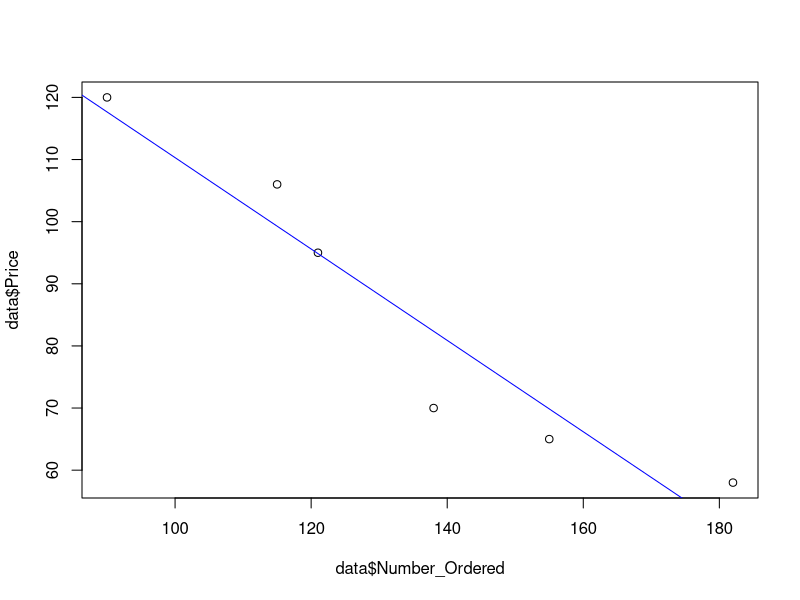

This figure's R source:
# K Srikanth 17ETCS002124
data <- data.frame (Number_Ordered=c(90, 115 ,121, 138, 155, 182),Price=c(120, 106 ,95 ,70 ,65, 58))
data
plot(data$Number_Ordered,data$Price)
linmod = lm(data$Price ~ data$Number_Ordered)
abline(data$Number_Ordered ~ data$Price)
abline(linmod, col="blue")
linmod




